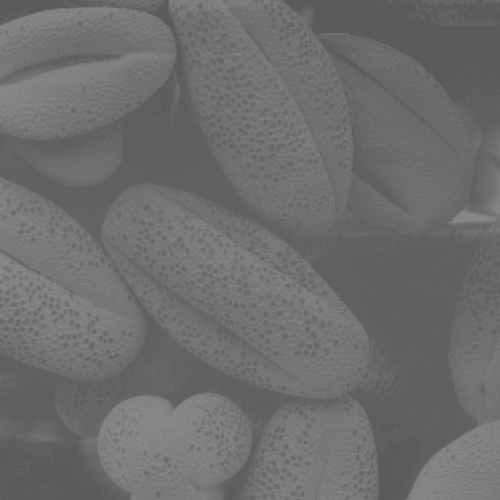
%> input picture Homework1/1552746_Cuihejie/problem3/Q_1_1.tif, 500 x 500 px
$ octave problem3.m   (GNU Octave 9; MATLAB toolbox functions it lacks are replaced by stand-ins)
%> lines starting %> are read from the running program, lines starting %| are printed output that depends on the picture
img1=imread('Q_1_1.tif');
%> img1 is the input picture: size 500x500 uint8; min 91, max 138, mean 109.1
img2=imread('Q_1_2.tif');
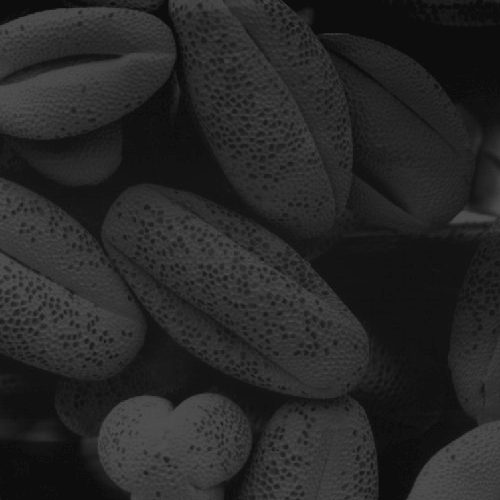
%> input picture Homework1/1552746_Cuihejie/problem3/Q_1_2.tif, 500 x 500 px
%> img2 is the input picture: size 500x500 uint8; min 13, max 83, mean 38.7

%Implement the histogram equalization
im_histeq1=histeq(img1);
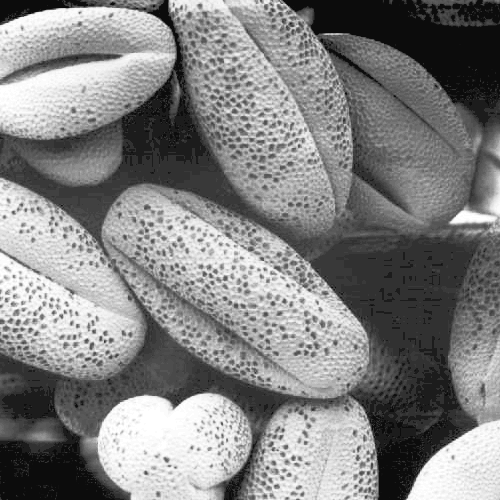
%> im_histeq1: size 500x500 uint8; min 12, max 255, mean 130.3
im_histeq2=histeq(img2);

%show figure1 before equalized
figure(1);
subplot(2,2,1);
imshow(img1);
title('original1')

%show figure1's Hist before equalized
subplot(2,2,2);
imhist(img1,64);
title('orignal1Hist')

%show figure1 after equalized
subplot(2,2,3);
imshow(im_histeq1);
title('equalized1')

%show figure1's Hist after equalized
subplot(2,2,4);
imhist(im_histeq1,64);
title('equalized1Hist')
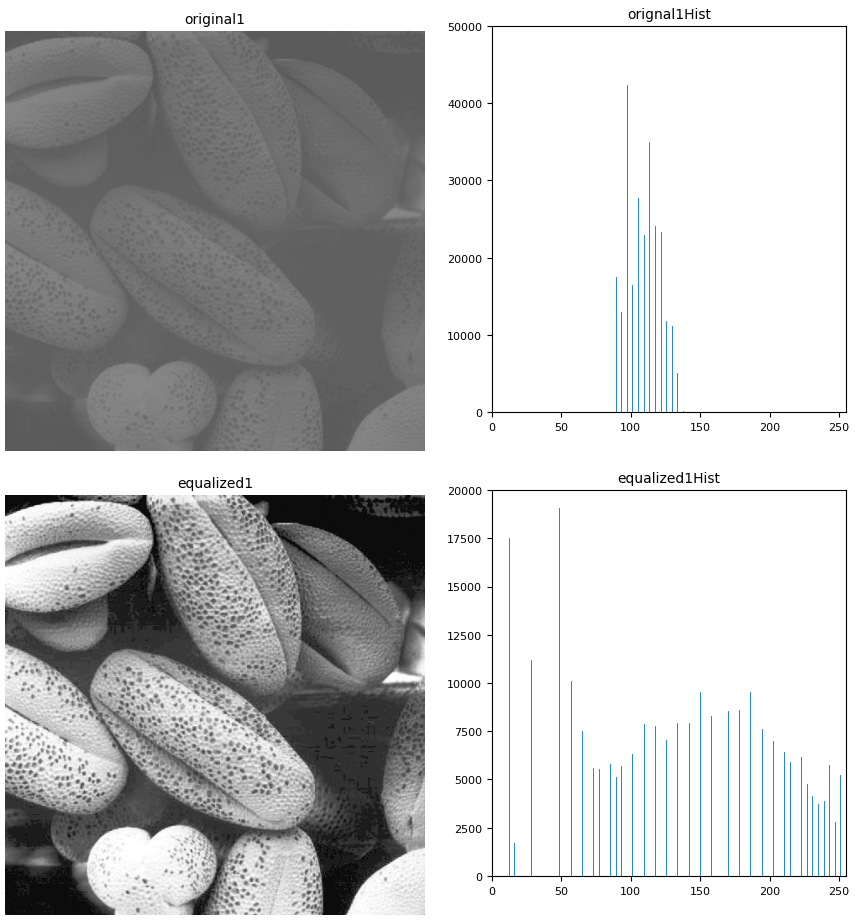
%> figure redrawn from the program's plot data, 4 panels

%show figure2 before equalized
figure(2);
subplot(2,2,1);
imshow(img2);
title('original2')

%show figure2's Hist before equalized
subplot(2,2,2);
imhist(img2,64);
title('orignal2Hist')

%show figure2 after equalized
subplot(2,2,3);
imshow(im_histeq2);
title('equalized2')

%show figure2's Hist after equalized
subplot(2,2,4);
imhist(im_histeq2,64);
title('equalized2Hist')
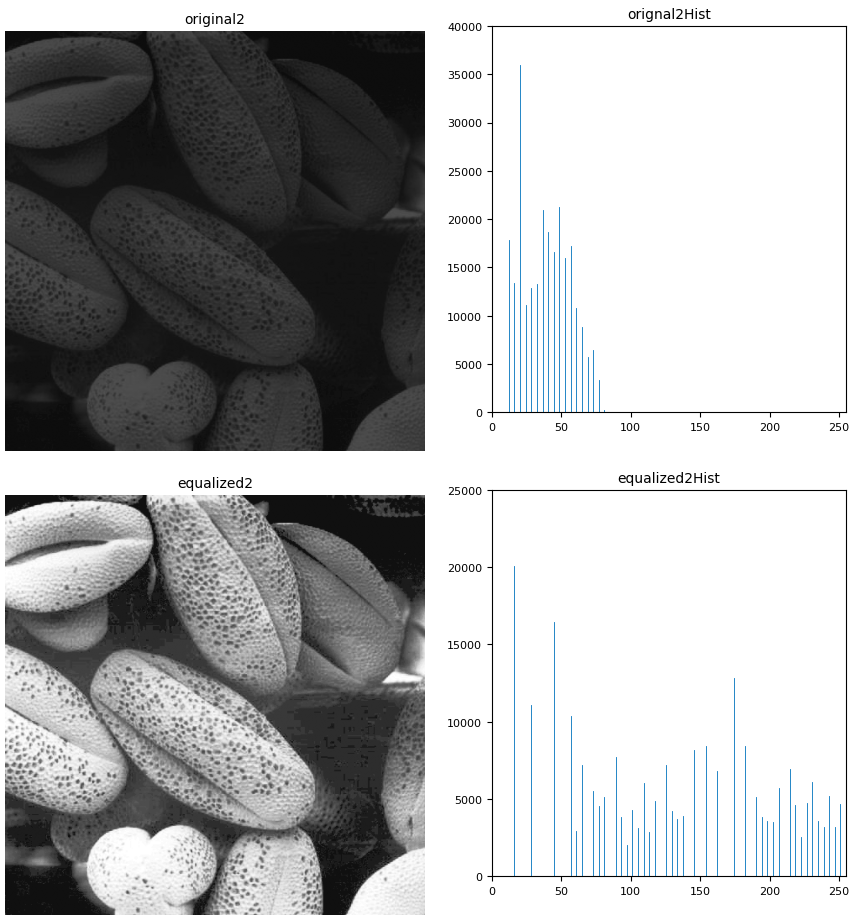
%> figure redrawn from the program's plot data, 4 panels
